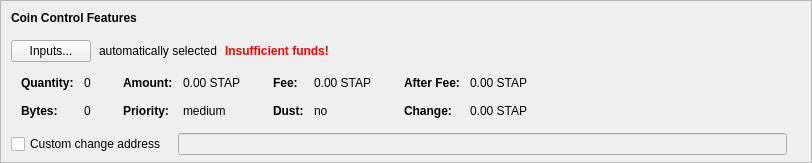
    <widget class="QFrame" name="frameCoinControl">
     <property name="sizePolicy">
      <sizepolicy hsizetype="Expanding" vsizetype="Expanding">
       <horstretch>0</horstretch>
       <verstretch>0</verstretch>
      </sizepolicy>
     </property>
     <property name="maximumSize">
      <size>
       <width>16777215</width>
       <height>16777215</height>
      </size>
     </property>
     <property name="frameShape">
      <enum>QFrame::StyledPanel</enum>
     </property>
     <property name="frameShadow">
      <enum>QFrame::Sunken</enum>
     </property>
     <layout class="QVBoxLayout" name="verticalLayoutCoinControl2">
      <property name="spacing">
       <number>0</number>
      </property>
      <property name="leftMargin">
       <number>0</number>
      </property>
      <property name="topMargin">
       <number>0</number>
      </property>
      <property name="rightMargin">
       <number>0</number>
      </property>
      <property name="bottomMargin">
       <number>6</number>
      </property>
      <item>
       <layout class="QVBoxLayout" name="verticalLayoutCoinControl" stretch="0,0,0,0,1">
        <property name="spacing">
         <number>0</number>
        </property>
        <property name="leftMargin">
         <number>10</number>
        </property>
        <property name="topMargin">
         <number>10</number>
        </property>
        <item>
         <layout class="QHBoxLayout" name="horizontalLayoutCoinControl1">
          <property name="bottomMargin">
           <number>15</number>
          </property>
          <item>
           <widget class="QLabel" name="labelCoinControlFeatures">
            <property name="sizePolicy">
             <sizepolicy hsizetype="Preferred" vsizetype="Maximum">
              <horstretch>0</horstretch>
              <verstretch>0</verstretch>
             </sizepolicy>
            </property>
            <property name="font">
             <font>
              <weight>75</weight>
              <bold>true</bold>
             </font>
            </property>
            <property name="styleSheet">
             <string notr="true">font-weight:bold;</string>
            </property>
            <property name="text">
             <string>Coin Control Features</string>
            </property>
           </widget>
          </item>
         </layout>
        </item>
        <item>
         <layout class="QHBoxLayout" name="horizontalLayoutCoinControl2" stretch="0,0,0,0">
          <property name="spacing">
           <number>8</number>
          </property>
          <property name="bottomMargin">
           <number>10</number>
          </property>
          <item>
           <widget class="QPushButton" name="pushButtonCoinControl">
            <property name="styleSheet">
             <string notr="true"/>
            </property>
            <property name="text">
             <string>Inputs...</string>
            </property>
            <property name="autoDefault">
             <bool>false</bool>
            </property>
           </widget>
          </item>
          <item>
           <widget class="QLabel" name="labelCoinControlAutomaticallySelected">
            <property name="text">
             <string>automatically selected</string>
            </property>
            <property name="margin">
             <number>5</number>
            </property>
           </widget>
          </item>
          <item>
           <widget class="QLabel" name="labelCoinControlInsuffFunds">
            <property name="font">
             <font>
              <weight>75</weight>
              <bold>true</bold>
             </font>
            </property>
            <property name="styleSheet">
             <string notr="true">color:red;font-weight:bold;</string>
            </property>
            <property name="text">
             <string>Insufficient funds!</string>
            </property>
            <property name="margin">
             <number>5</number>
            </property>
           </widget>
          </item>
          <item>
           <spacer name="horizontalSpacerCoinControl">
            <property name="orientation">
             <enum>Qt::Horizontal</enum>
            </property>
            <property name="sizeHint" stdset="0">
             <size>
              <width>40</width>
              <height>1</height>
             </size>
            </property>
           </spacer>
          </item>
         </layout>
        </item>
        <item>
         <widget class="QWidget" name="widgetCoinControl" native="true">
          <property name="sizePolicy">
           <sizepolicy hsizetype="Preferred" vsizetype="Preferred">
            <horstretch>0</horstretch>
            <verstretch>0</verstretch>
           </sizepolicy>
          </property>
          <property name="minimumSize">
           <size>
            <width>0</width>
            <height>0</height>
           </size>
          </property>
          <property name="styleSheet">
           <string notr="true"/>
          </property>
          <layout class="QHBoxLayout" name="horizontalLayoutCoinControl5">
           <property name="leftMargin">
            <number>0</number>
           </property>
           <property name="topMargin">
            <number>0</number>
           </property>
           <property name="rightMargin">
            <number>0</number>
           </property>
           <property name="bottomMargin">
            <number>0</number>
           </property>
           <item>
            <layout class="QHBoxLayout" name="horizontalLayoutCoinControl3" stretch="0,0,0,1">
             <property name="spacing">
              <number>20</number>
             </property>
             <property name="topMargin">
              <number>0</number>
             </property>
             <property name="bottomMargin">
              <number>10</number>
             </property>
             <item>
              <layout class="QFormLayout" name="formLayoutCoinControl1">
               <property name="horizontalSpacing">
                <number>10</number>
               </property>
               <property name="verticalSpacing">
                <number>14</number>
               </property>
               <property name="leftMargin">
                <number>10</number>
               </property>
               <property name="topMargin">
                <number>4</number>
               </property>
               <property name="rightMargin">
                <number>6</number>
               </property>
               <item row="0" column="0">
                <widget class="QLabel" name="labelCoinControlQuantityText">
                 <property name="font">
                  <font>
                   <weight>75</weight>
                   <bold>true</bold>
                  </font>
                 </property>
                 <property name="text">
                  <string>Quantity:</string>
                 </property>
                 <property name="margin">
                  <number>0</number>
                 </property>
                </widget>
               </item>
               <item row="0" column="1">
                <widget class="QLabel" name="labelCoinControlQuantity">
                 <property name="cursor">
                  <cursorShape>IBeamCursor</cursorShape>
                 </property>
                 <property name="contextMenuPolicy">
                  <enum>Qt::ActionsContextMenu</enum>
                 </property>
                 <property name="text">
                  <string notr="true">0</string>
                 </property>
                 <property name="margin">
                  <number>0</number>
                 </property>
                 <property name="textInteractionFlags">
                  <set>Qt::LinksAccessibleByMouse|Qt::TextSelectableByKeyboard|Qt::TextSelectableByMouse</set>
                 </property>
                </widget>
               </item>
               <item row="1" column="0">
                <widget class="QLabel" name="labelCoinControlBytesText">
                 <property name="font">
                  <font>
                   <weight>75</weight>
                   <bold>true</bold>
                  </font>
                 </property>
                 <property name="text">
                  <string>Bytes:</string>
                 </property>
                </widget>
               </item>
               <item row="1" column="1">
                <widget class="QLabel" name="labelCoinControlBytes">
                 <property name="cursor">
                  <cursorShape>IBeamCursor</cursorShape>
                 </property>
                 <property name="contextMenuPolicy">
                  <enum>Qt::ActionsContextMenu</enum>
                 </property>
                 <property name="text">
                  <string notr="true">0</string>
                 </property>
                 <property name="textInteractionFlags">
                  <set>Qt::LinksAccessibleByMouse|Qt::TextSelectableByKeyboard|Qt::TextSelectableByMouse</set>
                 </property>
                </widget>
               </item>
              </layout>
             </item>
             <item>
              <layout class="QFormLayout" name="formLayoutCoinControl2">
               <property name="horizontalSpacing">
                <number>10</number>
               </property>
               <property name="verticalSpacing">
                <number>14</number>
               </property>
               <property name="leftMargin">
                <number>6</number>
               </property>
               <property name="topMargin">
                <number>4</number>
               </property>
               <property name="rightMargin">
                <number>6</number>
               </property>
               <item row="0" column="0">
                <widget class="QLabel" name="labelCoinControlAmountText">
                 <property name="font">
                  <font>
                   <weight>75</weight>
                   <bold>true</bold>
                  </font>
                 </property>
                 <property name="text">
                  <string>Amount:</string>
                 </property>
                 <property name="margin">
                  <number>0</number>
                 </property>
                </widget>
               </item>
               <item row="0" column="1">
                <widget class="QLabel" name="labelCoinControlAmount">
                 <property name="cursor">
                  <cursorShape>IBeamCursor</cursorShape>
                 </property>
                 <property name="contextMenuPolicy">
                  <enum>Qt::ActionsContextMenu</enum>
                 </property>
                 <property name="text">
                  <string notr="true">0.00 STAP</string>
                 </property>
                 <property name="textInteractionFlags">
                  <set>Qt::LinksAccessibleByMouse|Qt::TextSelectableByKeyboard|Qt::TextSelectableByMouse</set>
                 </property>
                </widget>
               </item>
               <item row="1" column="0">
                <widget class="QLabel" name="labelCoinControlPriorityText">
                 <property name="font">
                  <font>
                   <weight>75</weight>
                   <bold>true</bold>
                  </font>
                 </property>
                 <property name="text">
                  <string>Priority:</string>
                 </property>
                </widget>
               </item>
               <item row="1" column="1">
                <widget class="QLabel" name="labelCoinControlPriority">
                 <property name="cursor">
                  <cursorShape>IBeamCursor</cursorShape>
                 </property>
                 <property name="contextMenuPolicy">
                  <enum>Qt::ActionsContextMenu</enum>
                 </property>
                 <property name="text">
                  <string>medium</string>
                 </property>
                 <property name="textInteractionFlags">
                  <set>Qt::LinksAccessibleByMouse|Qt::TextSelectableByKeyboard|Qt::TextSelectableByMouse</set>
                 </property>
                </widget>
               </item>
              </layout>
             </item>
             <item>
              <layout class="QFormLayout" name="formLayoutCoinControl3">
               <property name="horizontalSpacing">
                <number>10</number>
               </property>
               <property name="verticalSpacing">
                <number>14</number>
               </property>
               <property name="leftMargin">
                <number>6</number>
               </property>
               <property name="topMargin">
                <number>4</number>
               </property>
               <property name="rightMargin">
                <number>6</number>
               </property>
               <item row="0" column="0">
                <widget class="QLabel" name="labelCoinControlFeeText">
                 <property name="font">
                  <font>
                   <weight>75</weight>
                   <bold>true</bold>
                  </font>
                 </property>
                 <property name="text">
                  <string>Fee:</string>
                 </property>
                 <property name="margin">
                  <number>0</number>
                 </property>
                </widget>
               </item>
               <item row="0" column="1">
                <widget class="QLabel" name="labelCoinControlFee">
                 <property name="cursor">
                  <cursorShape>IBeamCursor</cursorShape>
                 </property>
                 <property name="contextMenuPolicy">
                  <enum>Qt::ActionsContextMenu</enum>
                 </property>
                 <property name="text">
                  <string notr="true">0.00 STAP</string>
                 </property>
                 <property name="textInteractionFlags">
                  <set>Qt::LinksAccessibleByMouse|Qt::TextSelectableByKeyboard|Qt::TextSelectableByMouse</set>
                 </property>
                </widget>
               </item>
               <item row="1" column="0">
                <widget class="QLabel" name="labelCoinControlLowOutputText">
                 <property name="font">
                  <font>
                   <weight>75</weight>
                   <bold>true</bold>
                  </font>
                 </property>
                 <property name="text">
                  <string>Dust:</string>
                 </property>
                </widget>
               </item>
               <item row="1" column="1">
                <widget class="QLabel" name="labelCoinControlLowOutput">
                 <property name="cursor">
                  <cursorShape>IBeamCursor</cursorShape>
                 </property>
                 <property name="contextMenuPolicy">
                  <enum>Qt::ActionsContextMenu</enum>
                 </property>
                 <property name="text">
                  <string>no</string>
                 </property>
                 <property name="textInteractionFlags">
                  <set>Qt::LinksAccessibleByMouse|Qt::TextSelectableByKeyboard|Qt::TextSelectableByMouse</set>
                 </property>
                </widget>
               </item>
              </layout>
             </item>
             <item>
              <layout class="QFormLayout" name="formLayoutCoinControl4">
               <property name="horizontalSpacing">
                <number>10</number>
               </property>
               <property name="verticalSpacing">
                <number>14</number>
               </property>
               <property name="leftMargin">
                <number>6</number>
               </property>
               <property name="topMargin">
                <number>4</number>
               </property>
               <property name="rightMargin">
                <number>6</number>
               </property>
               <item row="0" column="0">
                <widget class="QLabel" name="labelCoinControlAfterFeeText">
                 <property name="font">
                  <font>
                   <weight>75</weight>
                   <bold>true</bold>
                  </font>
                 </property>
                 <property name="text">
                  <string>After Fee:</string>
                 </property>
                 <property name="margin">
                  <number>0</number>
                 </property>
                </widget>
               </item>
               <item row="0" column="1">
                <widget class="QLabel" name="labelCoinControlAfterFee">
                 <property name="cursor">
                  <cursorShape>IBeamCursor</cursorShape>
                 </property>
                 <property name="contextMenuPolicy">
                  <enum>Qt::ActionsContextMenu</enum>
                 </property>
                 <property name="text">
                  <string notr="true">0.00 STAP</string>
                 </property>
                 <property name="textInteractionFlags">
                  <set>Qt::LinksAccessibleByMouse|Qt::TextSelectableByKeyboard|Qt::TextSelectableByMouse</set>
                 </property>
                </widget>
               </item>
               <item row="1" column="0">
                <widget class="QLabel" name="labelCoinControlChangeText">
                 <property name="font">
                  <font>
                   <weight>75</weight>
                   <bold>true</bold>
                  </font>
                 </property>
                 <property name="text">
                  <string>Change:</string>
                 </property>
                </widget>
               </item>
               <item row="1" column="1">
                <widget class="QLabel" name="labelCoinControlChange">
                 <property name="cursor">
                  <cursorShape>IBeamCursor</cursorShape>
                 </property>
                 <property name="contextMenuPolicy">
                  <enum>Qt::ActionsContextMenu</enum>
                 </property>
                 <property name="text">
                  <string notr="true">0.00 STAP</string>
                 </property>
                 <property name="textInteractionFlags">
                  <set>Qt::LinksAccessibleByMouse|Qt::TextSelectableByKeyboard|Qt::TextSelectableByMouse</set>
                 </property>
                </widget>
               </item>
              </layout>
             </item>
            </layout>
           </item>
          </layout>
         </widget>
        </item>
        <item>
         <layout class="QHBoxLayout" name="horizontalLayoutCoinControl4" stretch="0,0,0">
          <property name="spacing">
           <number>12</number>
          </property>
          <property name="sizeConstraint">
           <enum>QLayout::SetDefaultConstraint</enum>
          </property>
          <property name="topMargin">
           <number>5</number>
          </property>
          <property name="rightMargin">
           <number>5</number>
          </property>
          <item>
           <widget class="QCheckBox" name="checkBoxCoinControlChange">
            <property name="toolTip">
             <string>If this is activated, but the change address is empty or invalid, change will be sent to a newly generated address.</string>
            </property>
            <property name="text">
             <string>Custom change address</string>
            </property>
           </widget>
          </item>
          <item>
           <widget class="QValidatedLineEdit" name="lineEditCoinControlChange">
            <property name="enabled">
             <bool>false</bool>
            </property>
            <property name="sizePolicy">
             <sizepolicy hsizetype="Expanding" vsizetype="Fixed">
              <horstretch>0</horstretch>
              <verstretch>0</verstretch>
             </sizepolicy>
            </property>
           </widget>
          </item>
          <item>
           <widget class="QLabel" name="labelCoinControlChangeLabel">
            <property name="sizePolicy">
             <sizepolicy hsizetype="Preferred" vsizetype="Expanding">
              <horstretch>0</horstretch>
              <verstretch>0</verstretch>
             </sizepolicy>
            </property>
            <property name="minimumSize">
             <size>
              <width>0</width>
              <height>0</height>
             </size>
            </property>
            <property name="text">
             <string/>
            </property>
            <property name="margin">
             <number>3</number>
            </property>
           </widget>
          </item>
         </layout>
        </item>
        <item>
         <spacer name="verticalSpacerCoinControl">
          <property name="orientation">
           <enum>Qt::Vertical</enum>
          </property>
          <property name="sizeHint" stdset="0">
           <size>
            <width>800</width>
            <height>1</height>
           </size>
          </property>
         </spacer>
        </item>
       </layout>
      </item>
     </layout>
    </widget>
